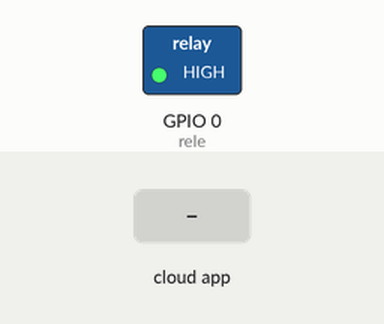
Bench run of a sketch on a simulated ESP8266 (NodeMCU). On the bench: switched loads named in the sketch (green lamp = pin HIGH). The test bench sets the inputs (shaded band). WiFi joins after 1.5 s; servers stay silent unless stated; what the sketch prints to the serial monitor is not drawn.

Above: at 2.7 s.
2.8 s: the phone or cloud app sets RELE to 64
At 3.1 s:
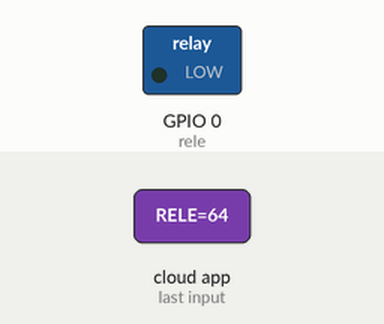
4.3 s: the phone or cloud app sets RELE to 0
At 5.4 s:
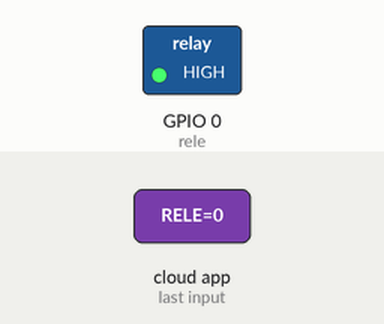
5.8 s: the phone or cloud app sets RELE to 128
At 6.5 s:
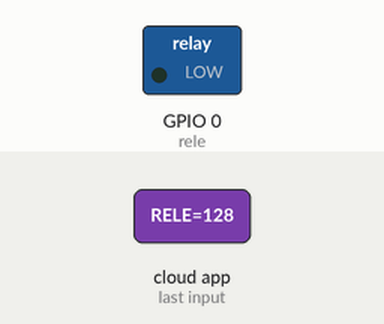
Timing chart, 0 to 8.8 s (numbered marks = the images above; inputs shaded):
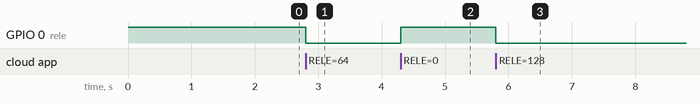

Measured:
- after the input at 2.8 s, GPIO 0 (rele): HIGH → LOW at once
- after the input at 4.3 s, GPIO 0 (rele): LOW → HIGH at once
- after the input at 5.8 s, GPIO 0 (rele): HIGH → LOW at once

The sketch:

ALEXA_ENCONTRAR_DISPOSITIVO.ino
```cpp
#include <ESP8266WiFi.h>
#include <Espalexa.h>
Espalexa espAlexa;
////////////////////////////
#define rele 0

const char* ssid = "";
const char* password = "";

void setup() {
  Serial.begin(115200);
  pinMode(rele,OUTPUT);
  digitalWrite(rele,HIGH); //inicia apagado
  ConectarWifi();
  espAlexa.addDevice("RELE", foco);
  espAlexa.begin();
}
///////////////////// VOID LOOP ////////////////////////////////////////////////////
void loop(){
  ConectarWifi();
  espAlexa.loop();
  delay(1);}

/////////////////// FUNCION PARA CONECTAR EL WIFI ///////////////////////////////////
void ConectarWifi() {
  if(WiFi.status() != WL_CONNECTED) {
     WiFi.mode(WIFI_STA);
     WiFi.begin(ssid, password);
     Serial.println("");
     Serial.println("Connecting to WiFi");
     while(WiFi.status() != WL_CONNECTED) {
           delay(500);
           Serial.print(".");}
    Serial.print("Connected to ");
    Serial.println(ssid);
    Serial.print("IP address: ");
    Serial.println(WiFi.localIP());}}
/////////////////// FUNCION PARA  LED /////////////////////////////
void foco(uint8_t brillo){
     if(brillo){
      digitalWrite(rele, LOW);}
     else{
      digitalWrite(rele, HIGH);}}
```
